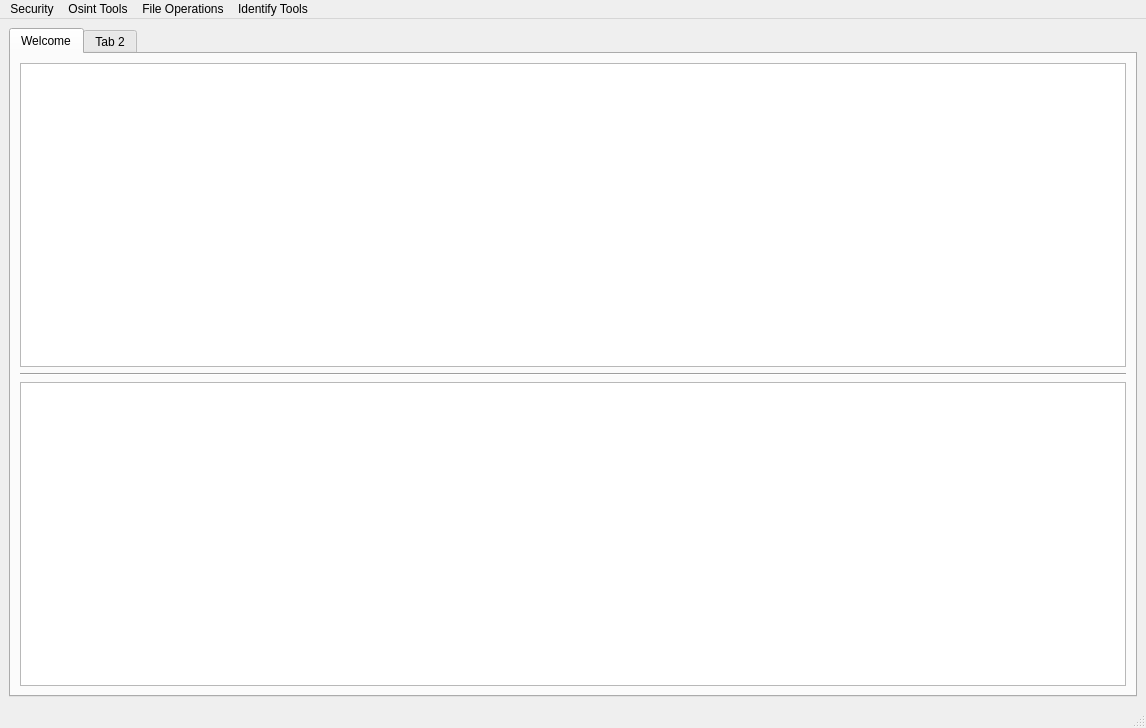
<?xml version="1.0" encoding="UTF-8"?>
<ui version="4.0">
 <class>TheHve_MainWindow</class>
 <widget class="QMainWindow" name="TheHve_MainWindow">
  <property name="geometry">
   <rect>
    <x>0</x>
    <y>0</y>
    <width>1146</width>
    <height>728</height>
   </rect>
  </property>
  <property name="windowTitle">
   <string>MainWindow</string>
  </property>
  <property name="windowIcon">
   <iconset resource="main_icon_files.qrc">
    <normaloff>:/mainLogo/logo.png</normaloff>:/mainLogo/logo.png</iconset>
  </property>
  <widget class="QWidget" name="centralwidget">
   <layout class="QGridLayout" name="gridLayout">
    <item row="1" column="0">
     <widget class="QTabWidget" name="tabWidget">
      <property name="currentIndex">
       <number>0</number>
      </property>
      <widget class="QWidget" name="tab">
       <attribute name="title">
        <string>Welcome</string>
       </attribute>
       <layout class="QGridLayout" name="gridLayout_2">
        <item row="3" column="0">
         <widget class="QTextBrowser" name="textBrowser_systemStatus">
          <property name="styleSheet">
           <string notr="true">font: 14pt &quot;Hack&quot;;</string>
          </property>
         </widget>
        </item>
        <item row="5" column="0">
         <widget class="QTextBrowser" name="textBrowser_WelcomeAndToolinfo">
          <property name="styleSheet">
           <string notr="true">font: 14pt &quot;Hack&quot;;</string>
          </property>
         </widget>
        </item>
        <item row="4" column="0">
         <widget class="Line" name="line_coolBar_tab_1">
          <property name="orientation">
           <enum>Qt::Horizontal</enum>
          </property>
         </widget>
        </item>
       </layout>
      </widget>
      <widget class="QWidget" name="tab_2">
       <attribute name="title">
        <string>Tab 2</string>
       </attribute>
      </widget>
     </widget>
    </item>
   </layout>
  </widget>
  <widget class="QMenuBar" name="menubar_menuController">
   <property name="geometry">
    <rect>
     <x>0</x>
     <y>0</y>
     <width>1146</width>
     <height>24</height>
    </rect>
   </property>
   <widget class="QMenu" name="menuSecurity">
    <property name="title">
     <string>Security</string>
    </property>
    <addaction name="actionChange_Login_Password"/>
   </widget>
   <widget class="QMenu" name="menuOsintTools">
    <property name="title">
     <string>Osint Tools</string>
    </property>
    <addaction name="actioniban_Parser"/>
    <addaction name="actionreverse_ip_lookup"/>
    <addaction name="actionPhone_number_parser"/>
   </widget>
   <widget class="QMenu" name="menuFile_operations">
    <property name="title">
     <string>File Operations</string>
    </property>
    <addaction name="actionVideo_frame_extractor"/>
    <addaction name="actionSound_Converter"/>
   </widget>
   <widget class="QMenu" name="menuIdentify_Tools">
    <property name="title">
     <string>Identify Tools</string>
    </property>
    <widget class="QMenu" name="menuFace_Insight">
     <property name="title">
      <string>Face Insight</string>
     </property>
     <addaction name="actionFace_Detection"/>
    </widget>
    <addaction name="actionVoice_verification"/>
    <addaction name="menuFace_Insight"/>
   </widget>
   <addaction name="menuSecurity"/>
   <addaction name="menuOsintTools"/>
   <addaction name="menuFile_operations"/>
   <addaction name="menuIdentify_Tools"/>
  </widget>
  <widget class="QStatusBar" name="statusbar"/>
  <action name="actionChange_Login_Password">
   <property name="text">
    <string>Change Login Password</string>
   </property>
  </action>
  <action name="actioniban_Parser">
   <property name="text">
    <string>Iban parser</string>
   </property>
  </action>
  <action name="actionreverse_ip_lookup">
   <property name="text">
    <string>Reverse ip lookup</string>
   </property>
  </action>
  <action name="actionVideo_frame_extractor">
   <property name="text">
    <string>Video frame extractor</string>
   </property>
  </action>
  <action name="actionSound_Converter">
   <property name="text">
    <string>Sound Converter</string>
   </property>
  </action>
  <action name="actionPhone_number_parser">
   <property name="text">
    <string>Phone number parser</string>
   </property>
  </action>
  <action name="actionVoice_verification">
   <property name="text">
    <string>Voice verification</string>
   </property>
  </action>
  <action name="actionFace_Detection">
   <property name="text">
    <string>Face Detection</string>
   </property>
  </action>
 </widget>
 <resources>
  <include location="main_icon_files.qrc"/>
 </resources>
 <connections/>
</ui>
